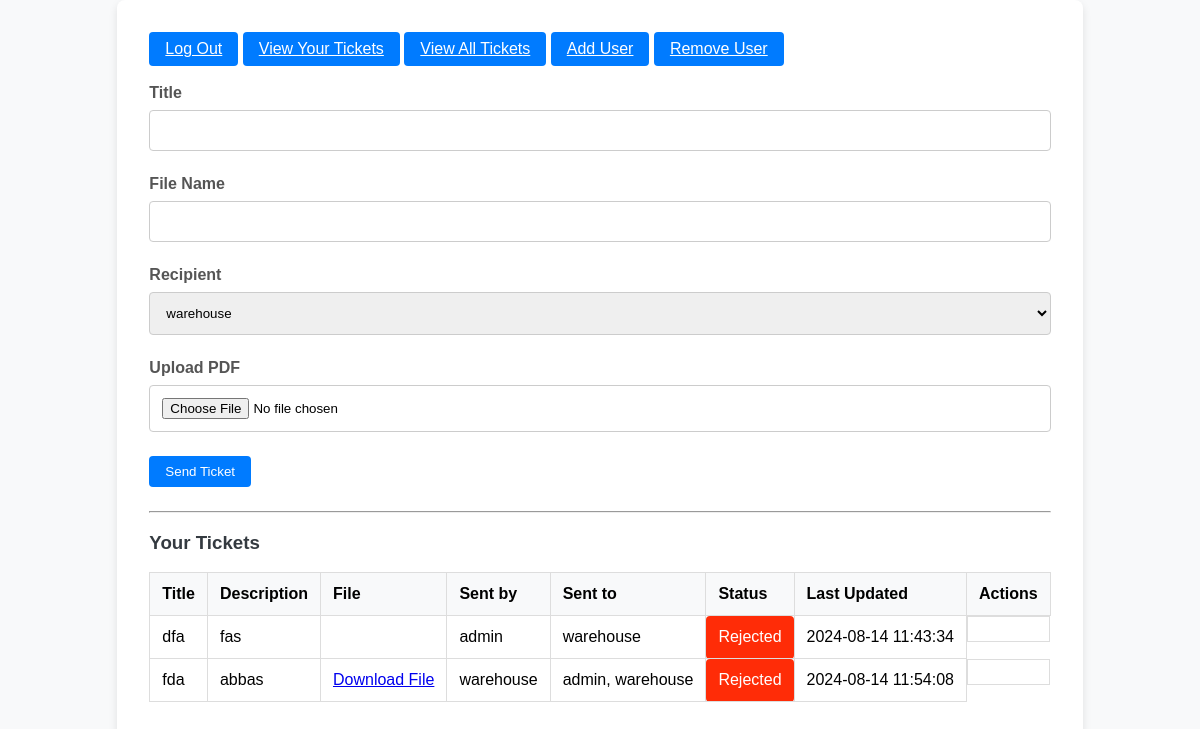
The app's page / (signed in) with its own data.
### models.py (models this page shows)
class Ticket(db.Model):
    id = db.Column(db.Integer, primary_key=True)
    title = db.Column(db.String(100), nullable=False)
    description = db.Column(db.String(100), nullable=False)
    user_id = db.Column(db.Integer, db.ForeignKey('user.id', ondelete='CASCADE'), nullable=False)  # Sender
    recipient_ids = db.Column(MutableList.as_mutable(JSON), nullable=False)
    status = db.Column(db.Integer, default=0)  # -1: Rejected, 0: Not checked, 1: Checked
    file_path = db.Column(db.String(200), nullable=True)  # Add this field to store file path
    last_updated = db.Column(db.DateTime, nullable=False, default=datetime.utcnow)
    sender = db.relationship('User', foreign_keys=[user_id], backref='sent_tickets')
    recipients = db.relationship('User', secondary='ticket_recipient', backref='received_tickets')

class User(db.Model, UserMixin):
    id = db.Column(db.Integer, primary_key=True)
    username = db.Column(db.String(150), nullable=False, unique=True)
    password = db.Column(db.String(150), nullable=False)

### app.py (the view, shortened to what this page needs)
@app.route('/', methods=['GET', 'POST'])
@login_required
def index(tickets = None):
    form = TicketForm()
    form.recipient.choices = [(user.id, user.username) for user in User.query.all() if user.id != current_user.id]
    if current_user.username == 'admin':
        tickets = Ticket.query.all()
    else:
        tickets = Ticket.query.filter(
            (Ticket.user_id == current_user.id) |
            (Ticket.recipient_ids.contains(current_user.id) & (Ticket.status != 2))
        ).all()
    user_recipient_status = []
    status_map = {0: 'Processing', 2: 'Rejected', 1: 'End'}
    status = []
    for ticket in tickets:
        if ticket.recipient_ids[-1] == current_user.id:
            user_recipient_status.append(1)
        else:
            user_recipient_status.append(None)
        status.append(status_map[ticket.status])
    recipient_usernames = {ticket.id: [User.query.get(recipient_id).username for recipient_id in ticket.recipient_ids] for ticket in tickets}
    return render_template('index.html', form=form, tickets=tickets, user_recipient_status=user_recipient_status,
                            recipient_usernames=recipient_usernames, status=status)

### forms.py
class TicketForm(FlaskForm):
    title = StringField('Title', validators=[DataRequired()])
    description = StringField('File Name', validators=[DataRequired()])
    recipient = SelectField('Recipient', choices=[], coerce=int, validators=[DataRequired()])
    file = FileField('Upload PDF', validators=[DataRequired()])
    submit = SubmitField('Send Ticket')
    def __init__(self, *args, **kwargs):
        super(TicketForm, self).__init__(*args, **kwargs)
        self.recipient.choices = [(user.id, user.username) for user in User.query.all()]

### app.py (called while the page is built)
@login_manager.user_loader
def load_user(user_id):
    return User.query.get(int(user_id))

### templates/index.html (shortened to what this page needs)
<!DOCTYPE html>
<html lang="en">
<head>
</head>
<body>
    {% block content %}
    <div class="container">
        <nav>
            <a href="{{ url_for('logout') }}" class="btn btn-primary">Log Out</a>
            <a href="{{ url_for('my_tickets') }}" class="btn btn-primary">View Your Tickets</a>
            {% if current_user.username == "admin"%}
                <a href="{{ url_for('all') }}" class="btn btn-primary">View All Tickets</a>
            {% endif %}
            {% if current_user.username == "admin"%}
                <a href="{{ url_for('signup') }}" class="btn btn-primary">Add User</a>
            {% endif %}
            {% if current_user.username == "admin"%}
                <a href="{{ url_for('remove_user') }}" class="btn btn-primary">Remove User</a>
            {% endif %}
        </nav> <br>
        <form method="POST" action="{{ url_for('index') }}" enctype="multipart/form-data">
            <div class="form-group">
                {{ form.title.label }}
                {{ form.title(class="form-control") }}
            </div>
            <div class="form-group">
                {{ form.description.label }}
                {{ form.description(class="form-control") }}
            </div>
            <div class="form-group">
                {{ form.recipient.label }}
                {{ form.recipient(class="form-control") }}
            </div>
            <div class="form-group">
                {{ form.file.label }}
                {{ form.file(class="form-control") }}
            </div>
            <div class="form-group">
                {{ form.submit(class="btn btn-primary") }}
            </div>
        </form>
        <hr>
        <h3>Your Tickets</h3>
        <table class="ticket-table">
            <thead>
                <tr>
                    <th>Title</th>
                    <th>Description</th>
                    <th>File</th>
                    <th>Sent by</th>
                    <th>Sent to</th>
                    <th>Status</th>
                    <th>Last Updated</th>
                    <th>Actions</th>
                </tr>
            </thead>
            <tbody>
                {% for ticket in tickets %}
                    <tr>
                        <td>{{ ticket.title }}</td>
                        <td>{{ ticket.description }}</td>
                        <td>
                            {% if ticket.file_path %}
                                <a href="{{ url_for('uploaded_file', filename=ticket.file_path) }}">Download File</a>
                            {% endif %}
                        </td>
                        <td>{{ ticket.sender.username }}</td>
                        <td>
                            {% for recipient in recipient_usernames[ticket.id] %}
                                {{ recipient }}{% if not loop.last %}, {% endif %}
                            {% endfor %}
                        </td>
                        <td class="ticket-status {{ status[loop.index0] | lower }}">{{ status[loop.index0] }}</td>
                        <td>{{ ticket.last_updated.strftime('%Y-%m-%d %H:%M:%S') }}</td>
                        <td class="ticket-actions">
                        </td>
                    </tr>
                {% endfor %}
            </tbody>
        </table>
    </div>
    {% endblock %}
</body>
</html>

### templates/index.html (style rules this page uses)
body { font-family: Arial, sans-serif; background-color: #f8f9fa; margin: 0; padding: 0; display: flex; flex-direction: column; min-height: 100vh; }
.container { flex: 1; padding: 2rem; max-width: 1000px; margin: 0 auto; background-color: #fff; box-shadow: 0 4px 8px rgba(0, 0, 0, 0.1); border-radius: 8px; }
h2, h3 { color: #343a40; }
.form-group { margin-bottom: 1.5rem; }
.form-group label { display: block; font-weight: bold; margin-bottom: 0.5rem; color: #555; }
.form-group .form-control { width: 100%; padding: 0.75rem; border: 1px solid #ccc; border-radius: 4px; box-sizing: border-box; }
.btn { display: inline-block; padding: 0.5rem 1rem; border: none; border-radius: 4px; color: #fff; text-align: center; cursor: pointer; transition: background-color 0.3s ease; }
.btn-primary { background-color: #007bff; }
.ticket-table { width: 100%; border-collapse: collapse; margin-top: 1rem; }
.ticket-table th, .ticket-table td { padding: 0.75rem; text-align: left; border: 1px solid #ddd; }
.ticket-table th { background-color: #f8f9fa; font-weight: bold; }
.ticket-status { padding: 0.25rem 0.5rem; border-radius: 4px; color: #fff; text-transform: capitalize; text-align: center; }
.ticket-status.rejected { background-color: #ff2c07; }
.ticket-actions { display: flex; justify-content: center; gap: 1rem; }

### records on screen
Ticket: title "dfa", description "fas", sender.username "admin", status "Rejected", last_updated "2024-08-14 11:43:34"
User: username "warehouse"
Ticket: title "fda", description "abbas", sender.username "warehouse", status "Rejected", last_updated "2024-08-14 11:54:08"
User: username "admin"
